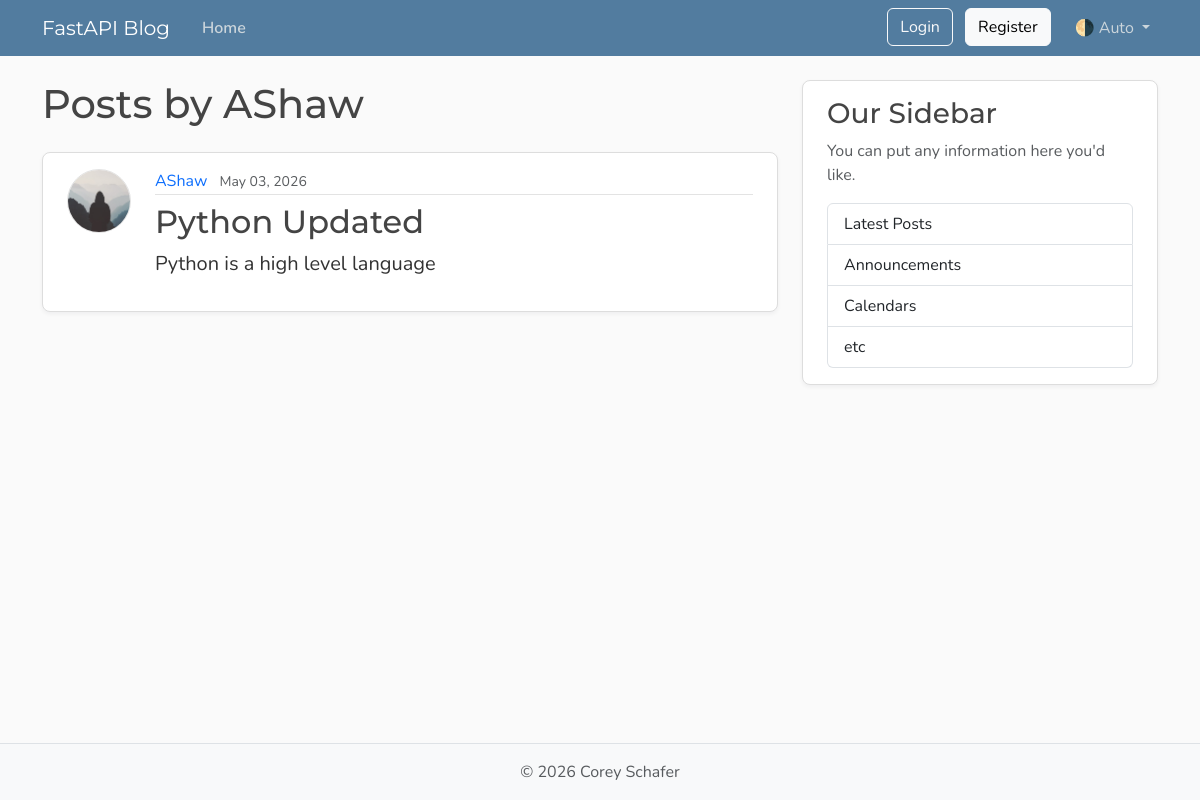
Before: /users/1/posts with the older database file.
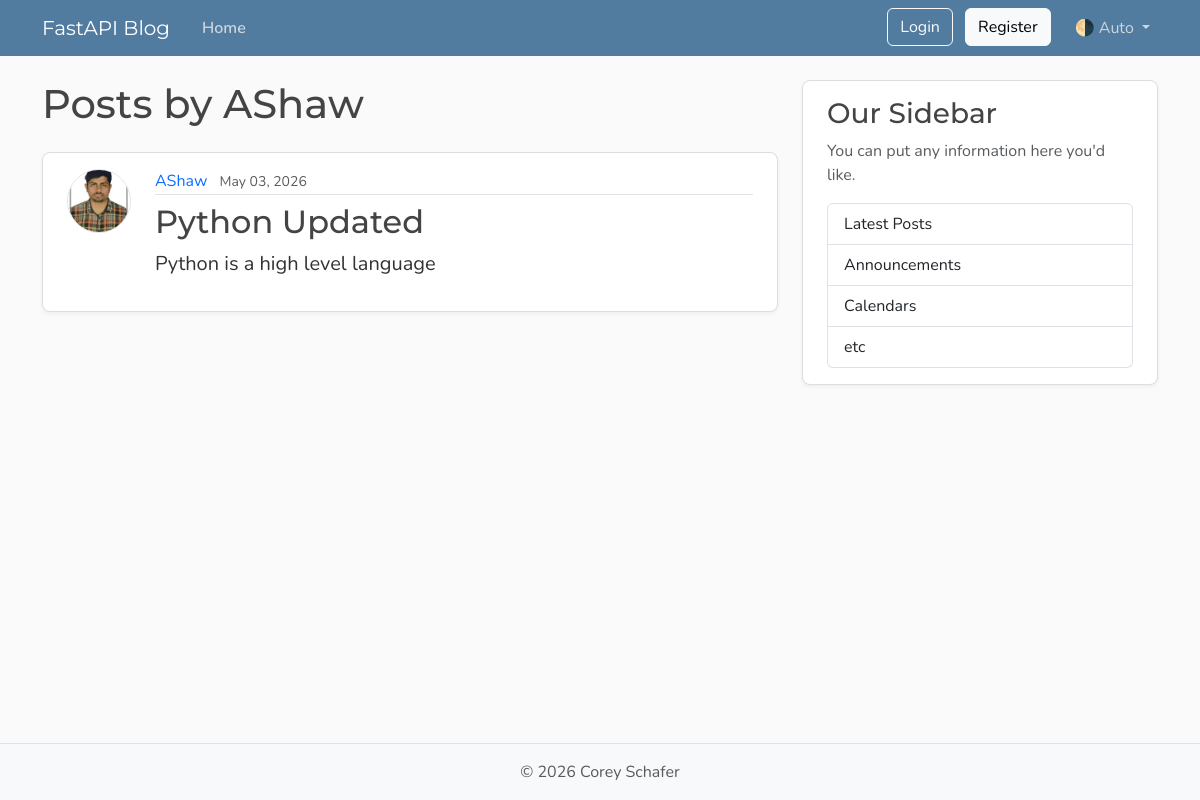
After: the same page with the newer database file.
### models.py (models this page shows, shortened)
class Post(Base):
    __tablename__ = "posts"
    id : Mapped[int] = mapped_column(Integer, primary_key=True, index=True)
    title : Mapped[str] = mapped_column(String(100), nullable=False)
    content : Mapped[str] = mapped_column(Text, nullable=False)
    user_id : Mapped[int] = mapped_column(ForeignKey("users.id"), nullable=False, index=True)
    date_posted : Mapped[datetime] = mapped_column(DateTime(timezone=True), default=lambda : datetime.now(UTC))
    author : Mapped[User] = relationship(back_populates="posts")

class User(Base):
    __tablename__ = "users"
    id : Mapped[int] = mapped_column(Integer, primary_key=True, index=True)
    username : Mapped[str] = mapped_column(String(20), unique=True, nullable=False)
    email : Mapped[str] = mapped_column(String(30), unique=True, nullable=False)
    password_hash : Mapped[str] = mapped_column(String(200), nullable=False)
    image_file : Mapped[str | None] = mapped_column(String(200), nullable=True, default=None)
    posts : Mapped[list[Post]] = relationship(back_populates="author", cascade="all, delete-orphan") # After adding cascade, when a user is deleted his posts are slao deleted

### main.py (the view)
@app.get("/users/{user_id}/posts", include_in_schema=False)
async def user_posts_page(request : Request, user_id : int, db : Annotated[AsyncSession, Depends(get_db)]):
    result = await db.execute(select(models.User).where(models.User.id == user_id)) # No selectinload as we are not accessing any relationships in the User object
    user = result.scalars().first()
    if not user:
        raise HTTPException(status_code=status.HTTP_404_NOT_FOUND, detail="User Not Found")
    result = await db.execute(
                select(models.Post)
                .options(selectinload(models.Post.author))
                .where(models.Post.user_id == user_id)
                .order_by(models.Post.date_posted.desc())
            )
    posts = result.scalars().all()
    return templates.TemplateResponse(request, "user_posts.html", {"posts" : posts, "user" : user, "title" : f"{user.username}'s Posts"})

### templates/user_posts.html
{% extends "layout.html" %}
{% block content %}
<h1 class="mb-4">Posts by {{ user.username }}</h1>
{% for post in posts %}
<article class="content-section py-3 px-4 mb-4">
    <div class="d-flex align-items-start gap-4">
        <img class="rounded-circle article-img flex-shrink-0"
             src="{{ post.author.image_path }}"
             alt="{{ post.author.username }}'s profile picture"
             width="64" height="64" loading="lazy">
        <div class="flex-grow-1">
            <div class="article-metadata mb-2">
                <a class="me-2"
                   href="{{ url_for('get_user_posts', user_id=post.author.id) }}">
                   {{ post.author.username }}
                </a>
                <small class="text-body-secondary">
                    {{ post.date_posted.strftime("%B %d, %Y") }}
                </small>
            </div>
            <h2>
                <a class="article-title"
                   href="{{ url_for('post_page', post_id=post.id) }}">
                   {{ post.title }}
                </a>
            </h2>
            <p class="article-content">{{ post.content }}</p>
        </div>
    </div>
</article>
{% else %}
<p class="text-body-secondary">No posts by this user yet.</p>
{% endfor %}
{% endblock content %}

Changed rows visible on the page:
changed through a linked row, Post "Python Updated": author.image_path: picture added in place of a placeholder
